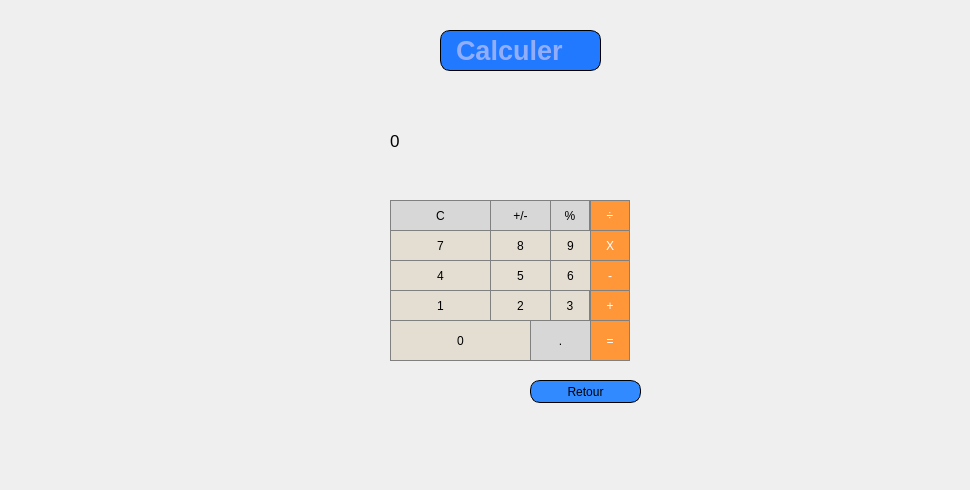
         <widget class="QWidget" name="page_20">
          <widget class="QLabel" name="label_55">
           <property name="geometry">
            <rect>
             <x>0</x>
             <y>0</y>
             <width>961</width>
             <height>481</height>
            </rect>
           </property>
           <property name="text">
            <string/>
           </property>
           <property name="pixmap">
            <pixmap resource="qt.qrc">:/new/prefix1/icons/haya.png</pixmap>
           </property>
          </widget>
          <widget class="QLabel" name="label_56">
           <property name="geometry">
            <rect>
             <x>350</x>
             <y>20</y>
             <width>341</width>
             <height>401</height>
            </rect>
           </property>
           <property name="text">
            <string/>
           </property>
           <property name="pixmap">
            <pixmap resource="qt.qrc">:/new/prefix1/icons/imf.jpg</pixmap>
           </property>
          </widget>
          <widget class="QPushButton" name="pushButton_times">
           <property name="geometry">
            <rect>
             <x>590</x>
             <y>230</y>
             <width>40</width>
             <height>31</height>
            </rect>
           </property>
           <property name="styleSheet">
            <string notr="true">QPushButton {
  background-color: rgb(255, 151, 57);
  color: white; 
  border: 1px solid gray;
}

QPushButton:pressed {
    background-color: qlineargradient(x1: 0, y1: 0, x2: 0, y2: 1,
                                      stop: 0 #FF7832, stop: 1 #FF9739);
}</string>
           </property>
           <property name="text">
            <string>X</string>
           </property>
          </widget>
          <widget class="QPushButton" name="pushButt5">
           <property name="geometry">
            <rect>
             <x>490</x>
             <y>260</y>
             <width>61</width>
             <height>31</height>
            </rect>
           </property>
           <property name="styleSheet">
            <string notr="true">QPushButton {
   border: 1px solid gray;
background-color:rgb(227, 222, 209)

}
QPushButton:pressed {
    background-color: qlineargradient(x1: 0, y1: 0, x2: 0, y2: 1,
                                      stop: 0 #dadbde, stop: 1 #f6f7fa);
}</string>
           </property>
           <property name="text">
            <string>5</string>
           </property>
          </widget>
          <widget class="QPushButton" name="pushButton_C">
           <property name="geometry">
            <rect>
             <x>390</x>
             <y>200</y>
             <width>101</width>
             <height>31</height>
            </rect>
           </property>
           <property name="styleSheet">
            <string notr="true">QPushButton {
  background-color: rgb(215, 215, 215);
  border: 1px solid gray;
}
QPushButton:pressed {
    background-color: qlineargradient(x1: 0, y1: 0, x2: 0, y2: 1,
                                      stop: 0 #BEBEBE, stop: 1 #D7D7D7);
}</string>
           </property>
           <property name="text">
            <string>C</string>
           </property>
          </widget>
          <widget class="QPushButton" name="pushButton_plus">
           <property name="geometry">
            <rect>
             <x>590</x>
             <y>290</y>
             <width>40</width>
             <height>31</height>
            </rect>
           </property>
           <property name="styleSheet">
            <string notr="true">QPushButton {
  background-color: rgb(255, 151, 57);
  color: white; 
  border: 1px solid gray;
}

QPushButton:pressed {
    background-color: qlineargradient(x1: 0, y1: 0, x2: 0, y2: 1,
                                      stop: 0 #FF7832, stop: 1 #FF9739);
}</string>
           </property>
           <property name="text">
            <string>+</string>
           </property>
          </widget>
          <widget class="QLabel" name="label_57">
           <property name="geometry">
            <rect>
             <x>390</x>
             <y>80</y>
             <width>241</width>
             <height>121</height>
            </rect>
           </property>
           <property name="font">
            <font>
             <pointsize>13</pointsize>
            </font>
           </property>
           <property name="styleSheet">
            <string notr="true">QLabel {
	qproperty-alignment: 'AlignVCenter | AlignRight';
	border: 1px solid gray;
background-color:rgb(227, 222, 209)

}

background-color : white;</string>
           </property>
           <property name="text">
            <string>0</string>
           </property>
          </widget>
          <widget class="QPushButton" name="pushButton_signal">
           <property name="geometry">
            <rect>
             <x>490</x>
             <y>200</y>
             <width>61</width>
             <height>31</height>
            </rect>
           </property>
           <property name="styleSheet">
            <string notr="true">QPushButton {
  background-color: rgb(215, 215, 215);
  border: 1px solid gray;
}
QPushButton:pressed {
    background-color: qlineargradient(x1: 0, y1: 0, x2: 0, y2: 1,
                                      stop: 0 #BEBEBE, stop: 1 #D7D7D7);
}</string>
           </property>
           <property name="text">
            <string>+/-</string>
           </property>
          </widget>
          <widget class="QPushButton" name="pushButt7">
           <property name="geometry">
            <rect>
             <x>390</x>
             <y>230</y>
             <width>101</width>
             <height>31</height>
            </rect>
           </property>
           <property name="styleSheet">
            <string notr="true">QPushButton {
   border: 1px solid gray;
background-color:rgb(227, 222, 209)

}
QPushButton:pressed {
    background-color: qlineargradient(x1: 0, y1: 0, x2: 0, y2: 1,
                                      stop: 0 #dadbde, stop: 1 #f6f7fa);
}</string>
           </property>
           <property name="text">
            <string>7</string>
           </property>
          </widget>
          <widget class="QPushButton" name="pushButton_0">
           <property name="geometry">
            <rect>
             <x>390</x>
             <y>320</y>
             <width>141</width>
             <height>41</height>
            </rect>
           </property>
           <property name="styleSheet">
            <string notr="true">QPushButton {
   border: 1px solid gray;
background-color:rgb(227, 222, 209)

}
QPushButton:pressed {
    background-color: qlineargradient(x1: 0, y1: 0, x2: 0, y2: 1,
                                      stop: 0 #dadbde, stop: 1 #f6f7fa);
}</string>
           </property>
           <property name="text">
            <string>0</string>
           </property>
          </widget>
          <widget class="QPushButton" name="pushButton_point">
           <property name="geometry">
            <rect>
             <x>530</x>
             <y>320</y>
             <width>61</width>
             <height>41</height>
            </rect>
           </property>
           <property name="styleSheet">
            <string notr="true">QPushButton {
  background-color: rgb(215, 215, 215);
  border: 1px solid gray;
}
QPushButton:pressed {
    background-color: qlineargradient(x1: 0, y1: 0, x2: 0, y2: 1,
                                      stop: 0 #BEBEBE, stop: 1 #D7D7D7);
}</string>
           </property>
           <property name="text">
            <string>.</string>
           </property>
          </widget>
          <widget class="QPushButton" name="pushButt1">
           <property name="geometry">
            <rect>
             <x>390</x>
             <y>290</y>
             <width>101</width>
             <height>31</height>
            </rect>
           </property>
           <property name="styleSheet">
            <string notr="true">QPushButton {
   border: 1px solid gray;
background-color:rgb(227, 222, 209)

}
QPushButton:pressed {
    background-color: qlineargradient(x1: 0, y1: 0, x2: 0, y2: 1,
                                      stop: 0 #dadbde, stop: 1 #f6f7fa);
}</string>
           </property>
           <property name="text">
            <string>1</string>
           </property>
          </widget>
          <widget class="QPushButton" name="pushButt9">
           <property name="geometry">
            <rect>
             <x>550</x>
             <y>230</y>
             <width>41</width>
             <height>31</height>
            </rect>
           </property>
           <property name="styleSheet">
            <string notr="true">QPushButton {
   border: 1px solid gray;
background-color :rgb(227, 222, 209)
}
QPushButton:pressed {
    background-color: qlineargradient(x1: 0, y1: 0, x2: 0, y2: 1,
                                      stop: 0 #dadbde, stop: 1 #f6f7fa);
}</string>
           </property>
           <property name="text">
            <string>9</string>
           </property>
          </widget>
          <widget class="QPushButton" name="pushButton_porcentage">
           <property name="geometry">
            <rect>
             <x>550</x>
             <y>200</y>
             <width>40</width>
             <height>31</height>
            </rect>
           </property>
           <property name="styleSheet">
            <string notr="true">QPushButton {
  background-color: rgb(215, 215, 215);
  border: 1px solid gray;
}
QPushButton:pressed {
    background-color: qlineargradient(x1: 0, y1: 0, x2: 0, y2: 1,
                                      stop: 0 #BEBEBE, stop: 1 #D7D7D7);
}</string>
           </property>
           <property name="text">
            <string>%</string>
           </property>
          </widget>
          <widget class="QPushButton" name="pushButt2">
           <property name="geometry">
            <rect>
             <x>490</x>
             <y>290</y>
             <width>61</width>
             <height>31</height>
            </rect>
           </property>
           <property name="styleSheet">
            <string notr="true">QPushButton {
   border: 1px solid gray;
background-color:rgb(227, 222, 209)

}
QPushButton:pressed {
    background-color: qlineargradient(x1: 0, y1: 0, x2: 0, y2: 1,
                                      stop: 0 #dadbde, stop: 1 #f6f7fa);
}</string>
           </property>
           <property name="text">
            <string>2</string>
           </property>
          </widget>
          <widget class="QPushButton" name="pushButton_division">
           <property name="geometry">
            <rect>
             <x>590</x>
             <y>200</y>
             <width>40</width>
             <height>31</height>
            </rect>
           </property>
           <property name="styleSheet">
            <string notr="true">QPushButton {
  background-color: rgb(255, 151, 57);
  color: white; 
  border: 1px solid gray;
}

QPushButton:pressed {
    background-color: qlineargradient(x1: 0, y1: 0, x2: 0, y2: 1,
                                      stop: 0 #FF7832, stop: 1 #FF9739);
}</string>
           </property>
           <property name="text">
            <string>÷</string>
           </property>
          </widget>
          <widget class="QPushButton" name="pushButton_minus">
           <property name="geometry">
            <rect>
             <x>590</x>
             <y>260</y>
             <width>40</width>
             <height>31</height>
            </rect>
           </property>
           <property name="styleSheet">
            <string notr="true">QPushButton {
  background-color: rgb(255, 151, 57);
  color: white; 
  border: 1px solid gray;
}

QPushButton:pressed {
    background-color: qlineargradient(x1: 0, y1: 0, x2: 0, y2: 1,
                                      stop: 0 #FF7832, stop: 1 #FF9739);
}</string>
           </property>
           <property name="text">
            <string>-</string>
           </property>
          </widget>
          <widget class="QPushButton" name="pushButton_equal">
           <property name="geometry">
            <rect>
             <x>590</x>
             <y>320</y>
             <width>40</width>
             <height>41</height>
            </rect>
           </property>
           <property name="styleSheet">
            <string notr="true">QPushButton {
  background-color: rgb(255, 151, 57);
  color: white; 
  border: 1px solid gray;
}

QPushButton:pressed {
    background-color: qlineargradient(x1: 0, y1: 0, x2: 0, y2: 1,
                                      stop: 0 #FF7832, stop: 1 #FF9739);
}</string>
           </property>
           <property name="text">
            <string>=</string>
           </property>
          </widget>
          <widget class="QPushButton" name="pushButt8">
           <property name="geometry">
            <rect>
             <x>490</x>
             <y>230</y>
             <width>61</width>
             <height>31</height>
            </rect>
           </property>
           <property name="styleSheet">
            <string notr="true">QPushButton {
   border: 1px solid gray;
background-color:rgb(227, 222, 209)
}
QPushButton:pressed {
    background-color: qlineargradient(x1: 0, y1: 0, x2: 0, y2: 1,
                                      stop: 0 #dadbde, stop: 1 #f6f7fa);
}</string>
           </property>
           <property name="text">
            <string>8</string>
           </property>
          </widget>
          <widget class="QPushButton" name="pushButt3">
           <property name="geometry">
            <rect>
             <x>550</x>
             <y>290</y>
             <width>40</width>
             <height>31</height>
            </rect>
           </property>
           <property name="styleSheet">
            <string notr="true">QPushButton {
   border: 1px solid gray;
background-color:rgb(227, 222, 209)

}
QPushButton:pressed {
    background-color: qlineargradient(x1: 0, y1: 0, x2: 0, y2: 1,
                                      stop: 0 #dadbde, stop: 1 #f6f7fa);
}</string>
           </property>
           <property name="text">
            <string>3</string>
           </property>
          </widget>
          <widget class="QPushButton" name="pushButt6">
           <property name="geometry">
            <rect>
             <x>550</x>
             <y>260</y>
             <width>41</width>
             <height>31</height>
            </rect>
           </property>
           <property name="styleSheet">
            <string notr="true">QPushButton {
   border: 1px solid gray;
background-color:rgb(227, 222, 209)

}
QPushButton:pressed {
    background-color: qlineargradient(x1: 0, y1: 0, x2: 0, y2: 1,
                                      stop: 0 #dadbde, stop: 1 #f6f7fa);
}</string>
           </property>
           <property name="text">
            <string>6</string>
           </property>
          </widget>
          <widget class="QPushButton" name="pushButt4">
           <property name="geometry">
            <rect>
             <x>390</x>
             <y>260</y>
             <width>101</width>
             <height>31</height>
            </rect>
           </property>
           <property name="styleSheet">
            <string notr="true">QPushButton {
   border: 1px solid gray;
background-color:rgb(227, 222, 209)

}
QPushButton:pressed {
    background-color: qlineargradient(x1: 0, y1: 0, x2: 0, y2: 1,
                                      stop: 0 #dadbde, stop: 1 #f6f7fa);
}</string>
           </property>
           <property name="text">
            <string>4</string>
           </property>
          </widget>
          <widget class="QPushButton" name="Annuler_3">
           <property name="geometry">
            <rect>
             <x>530</x>
             <y>380</y>
             <width>111</width>
             <height>23</height>
            </rect>
           </property>
           <property name="styleSheet">
            <string notr="true">		border: 1px solid black;
border-radius: 10px;
padding: 0 8px;
background: #318aff;
font: bold, &quot;Arial&quot;;;
text-align:center;
</string>
           </property>
           <property name="text">
            <string>Retour</string>
           </property>
           <property name="icon">
            <iconset resource="qt.qrc">
             <normaloff>:/new/prefix1/icons/icons8_back_to_200px.png</normaloff>:/new/prefix1/icons/icons8_back_to_200px.png</iconset>
           </property>
          </widget>
          <widget class="QLabel" name="label_99">
           <property name="geometry">
            <rect>
             <x>440</x>
             <y>30</y>
             <width>161</width>
             <height>41</height>
            </rect>
           </property>
           <property name="font">
            <font>
             <family>Arial</family>
             <pointsize>20</pointsize>
             <weight>75</weight>
             <italic>false</italic>
             <bold>true</bold>
            </font>
           </property>
           <property name="styleSheet">
            <string notr="true">border: 1px solid black;
background-color: rgb(32, 121, 255);
color: rgb(146, 174, 250);
border-radius: 10px;
padding: 0 8px;

font: bold, &quot;Arial&quot;;;
text-align:center;</string>
           </property>
           <property name="text">
            <string>Calculer</string>
           </property>
          </widget>
         </widget>
